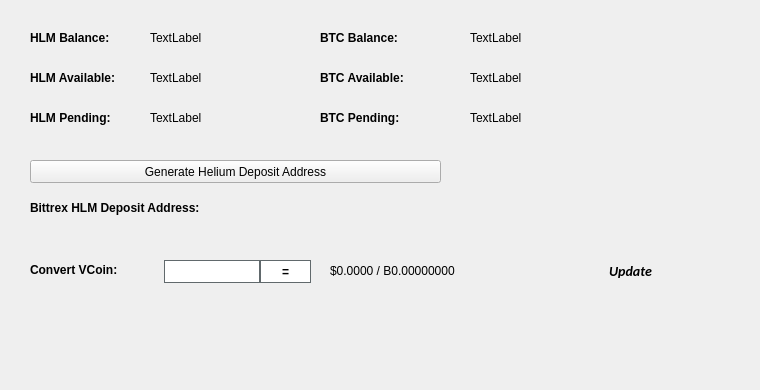
   <widget class="QWidget" name="BalanceTab">
    <attribute name="title">
     <string>Balance</string>
    </attribute>
    <widget class="QLabel" name="BitcoinBalanceLabel">
     <property name="geometry">
      <rect>
       <x>470</x>
       <y>30</y>
       <width>150</width>
       <height>16</height>
      </rect>
     </property>
     <property name="text">
      <string>TextLabel</string>
     </property>
    </widget>
    <widget class="QLabel" name="HLMBalanceLabel">
     <property name="geometry">
      <rect>
       <x>150</x>
       <y>30</y>
       <width>150</width>
       <height>16</height>
      </rect>
     </property>
     <property name="text">
      <string>TextLabel</string>
     </property>
    </widget>
    <widget class="QLabel" name="label_11">
     <property name="geometry">
      <rect>
       <x>30</x>
       <y>30</y>
       <width>101</width>
       <height>16</height>
      </rect>
     </property>
     <property name="font">
      <font>
       <weight>75</weight>
       <bold>true</bold>
      </font>
     </property>
     <property name="text">
      <string>HLM Balance:</string>
     </property>
    </widget>
    <widget class="QLabel" name="label_12">
     <property name="geometry">
      <rect>
       <x>320</x>
       <y>30</y>
       <width>101</width>
       <height>16</height>
      </rect>
     </property>
     <property name="font">
      <font>
       <weight>75</weight>
       <bold>true</bold>
      </font>
     </property>
     <property name="text">
      <string>BTC Balance:</string>
     </property>
    </widget>
    <widget class="QLabel" name="HLMAvailableLabel_2">
     <property name="geometry">
      <rect>
       <x>150</x>
       <y>70</y>
       <width>150</width>
       <height>16</height>
      </rect>
     </property>
     <property name="text">
      <string>TextLabel</string>
     </property>
    </widget>
    <widget class="QLabel" name="label_13">
     <property name="geometry">
      <rect>
       <x>30</x>
       <y>70</y>
       <width>111</width>
       <height>16</height>
      </rect>
     </property>
     <property name="font">
      <font>
       <weight>75</weight>
       <bold>true</bold>
      </font>
     </property>
     <property name="text">
      <string>HLM Available:</string>
     </property>
    </widget>
    <widget class="QLabel" name="label_14">
     <property name="geometry">
      <rect>
       <x>30</x>
       <y>110</y>
       <width>101</width>
       <height>16</height>
      </rect>
     </property>
     <property name="font">
      <font>
       <weight>75</weight>
       <bold>true</bold>
      </font>
     </property>
     <property name="text">
      <string>HLM Pending:</string>
     </property>
    </widget>
    <widget class="QLabel" name="HLMPendingLabel">
     <property name="geometry">
      <rect>
       <x>150</x>
       <y>110</y>
       <width>150</width>
       <height>16</height>
      </rect>
     </property>
     <property name="text">
      <string>TextLabel</string>
     </property>
    </widget>
    <widget class="QLabel" name="label_15">
     <property name="geometry">
      <rect>
       <x>320</x>
       <y>70</y>
       <width>111</width>
       <height>16</height>
      </rect>
     </property>
     <property name="font">
      <font>
       <weight>75</weight>
       <bold>true</bold>
      </font>
     </property>
     <property name="text">
      <string>BTC Available:</string>
     </property>
    </widget>
    <widget class="QLabel" name="BitcoinAvailableLabel">
     <property name="geometry">
      <rect>
       <x>470</x>
       <y>70</y>
       <width>150</width>
       <height>16</height>
      </rect>
     </property>
     <property name="text">
      <string>TextLabel</string>
     </property>
    </widget>
    <widget class="QLabel" name="label_31">
     <property name="geometry">
      <rect>
       <x>320</x>
       <y>110</y>
       <width>111</width>
       <height>16</height>
      </rect>
     </property>
     <property name="font">
      <font>
       <weight>75</weight>
       <bold>true</bold>
      </font>
     </property>
     <property name="text">
      <string>BTC Pending:</string>
     </property>
    </widget>
    <widget class="QLabel" name="BitcoinPendingLabel">
     <property name="geometry">
      <rect>
       <x>470</x>
       <y>110</y>
       <width>150</width>
       <height>16</height>
      </rect>
     </property>
     <property name="text">
      <string>TextLabel</string>
     </property>
    </widget>
    <widget class="QLabel" name="label_33">
     <property name="geometry">
      <rect>
       <x>30</x>
       <y>200</y>
       <width>221</width>
       <height>16</height>
      </rect>
     </property>
     <property name="font">
      <font>
       <weight>75</weight>
       <bold>true</bold>
      </font>
     </property>
     <property name="text">
      <string>Bittrex HLM Deposit Address:</string>
     </property>
    </widget>
    <widget class="QPushButton" name="GenDepositBTN">
     <property name="geometry">
      <rect>
       <x>30</x>
       <y>160</y>
       <width>411</width>
       <height>23</height>
      </rect>
     </property>
     <property name="text">
      <string>Generate Helium Deposit Address</string>
     </property>
     <property name="icon">
      <iconset resource="../helium.qrc">
       <normaloff>:/icons/bitcoin</normaloff>:/icons/bitcoin</iconset>
     </property>
    </widget>
    <widget class="QLabel" name="DepositAddressLabel">
     <property name="geometry">
      <rect>
       <x>200</x>
       <y>200</y>
       <width>261</width>
       <height>16</height>
      </rect>
     </property>
     <property name="palette">
      <palette>
       <active>
        <colorrole role="WindowText">
         <brush brushstyle="SolidPattern">
          <color alpha="255">
           <red>0</red>
           <green>0</green>
           <blue>0</blue>
          </color>
         </brush>
        </colorrole>
        <colorrole role="Text">
         <brush brushstyle="SolidPattern">
          <color alpha="255">
           <red>0</red>
           <green>0</green>
           <blue>255</blue>
          </color>
         </brush>
        </colorrole>
       </active>
       <inactive>
        <colorrole role="WindowText">
         <brush brushstyle="SolidPattern">
          <color alpha="255">
           <red>0</red>
           <green>0</green>
           <blue>0</blue>
          </color>
         </brush>
        </colorrole>
        <colorrole role="Text">
         <brush brushstyle="SolidPattern">
          <color alpha="255">
           <red>0</red>
           <green>0</green>
           <blue>255</blue>
          </color>
         </brush>
        </colorrole>
       </inactive>
       <disabled>
        <colorrole role="WindowText">
         <brush brushstyle="SolidPattern">
          <color alpha="255">
           <red>120</red>
           <green>120</green>
           <blue>120</blue>
          </color>
         </brush>
        </colorrole>
        <colorrole role="Text">
         <brush brushstyle="SolidPattern">
          <color alpha="255">
           <red>120</red>
           <green>120</green>
           <blue>120</blue>
          </color>
         </brush>
        </colorrole>
       </disabled>
      </palette>
     </property>
     <property name="font">
      <font>
       <weight>75</weight>
       <bold>true</bold>
      </font>
     </property>
     <property name="text">
      <string/>
     </property>
     <property name="alignment">
      <set>Qt::AlignRight|Qt::AlignTrailing|Qt::AlignVCenter</set>
     </property>
     <property name="textInteractionFlags">
      <set>Qt::LinksAccessibleByMouse|Qt::TextSelectableByKeyboard|Qt::TextSelectableByMouse</set>
     </property>
    </widget>
    <widget class="QLabel" name="label_8">
     <property name="geometry">
      <rect>
       <x>460</x>
       <y>300</y>
       <width>281</width>
       <height>81</height>
      </rect>
     </property>
     <property name="text">
      <string/>
     </property>
     <property name="pixmap">
      <pixmap>:/images/bittrex</pixmap>
     </property>
    </widget>
    <widget class="QWidget" name="widgetConversion" native="true">
     <property name="geometry">
      <rect>
       <x>0</x>
       <y>250</y>
       <width>751</width>
       <height>43</height>
      </rect>
     </property>
     <property name="minimumSize">
      <size>
       <width>0</width>
       <height>43</height>
      </size>
     </property>
     <property name="styleSheet">
      <string notr="true"/>
     </property>
     <widget class="QPushButton" name="btnUpdateMarketData">
      <property name="geometry">
       <rect>
        <x>575</x>
        <y>0</y>
        <width>111</width>
        <height>41</height>
       </rect>
      </property>
      <property name="sizePolicy">
       <sizepolicy hsizetype="Expanding" vsizetype="Expanding">
        <horstretch>0</horstretch>
        <verstretch>0</verstretch>
       </sizepolicy>
      </property>
      <property name="font">
       <font>
        <family>calibri</family>
        <pointsize>-1</pointsize>
        <weight>75</weight>
        <italic>true</italic>
        <bold>true</bold>
       </font>
      </property>
      <property name="styleSheet">
       <string notr="true">margin:0px;text-align:center;padding:2px;border-radius:3px;font-style:italic;width:100px;font-size:14px;font-family:calibri;font-weight:600;</string>
      </property>
      <property name="text">
       <string>Update</string>
      </property>
      <property name="iconSize">
       <size>
        <width>150</width>
        <height>35</height>
       </size>
      </property>
      <property name="autoDefault">
       <bool>true</bool>
      </property>
      <property name="default">
       <bool>true</bool>
      </property>
     </widget>
     <widget class="QLabel" name="lblConvertVCoin">
      <property name="geometry">
       <rect>
        <x>30</x>
        <y>10</y>
        <width>131</width>
        <height>20</height>
       </rect>
      </property>
      <property name="styleSheet">
       <string notr="true"/>
      </property>
      <property name="text">
       <string>&lt;html&gt;&lt;head/&gt;&lt;body&gt;&lt;p&gt;&lt;span style=&quot; font-weight:600;&quot;&gt;Convert VCoin:&lt;/span&gt;&lt;/p&gt;&lt;/body&gt;&lt;/html&gt;</string>
      </property>
     </widget>
     <widget class="QLineEdit" name="txtConvertVCoinQty">
      <property name="geometry">
       <rect>
        <x>160</x>
        <y>10</y>
        <width>100</width>
        <height>23</height>
       </rect>
      </property>
      <property name="minimumSize">
       <size>
        <width>100</width>
        <height>23</height>
       </size>
      </property>
      <property name="maximumSize">
       <size>
        <width>100</width>
        <height>16777215</height>
       </size>
      </property>
      <property name="styleSheet">
       <string notr="true">border: 1px solid #61696c;margin-left:4px;</string>
      </property>
     </widget>
     <widget class="QPushButton" name="btnConvertCoin">
      <property name="geometry">
       <rect>
        <x>260</x>
        <y>10</y>
        <width>51</width>
        <height>23</height>
       </rect>
      </property>
      <property name="minimumSize">
       <size>
        <width>0</width>
        <height>23</height>
       </size>
      </property>
      <property name="styleSheet">
       <string notr="true">border:1px solid #61696c;background:white;font-weight:600;</string>
      </property>
      <property name="text">
       <string>=</string>
      </property>
     </widget>
     <widget class="QLabel" name="lblConvertVCoinResults">
      <property name="geometry">
       <rect>
        <x>330</x>
        <y>0</y>
        <width>201</width>
        <height>41</height>
       </rect>
      </property>
      <property name="styleSheet">
       <string notr="true"/>
      </property>
      <property name="text">
       <string>$0.0000 / B0.00000000</string>
      </property>
     </widget>
     <widget class="QLabel" name="iconOverviewUpdateWait">
      <property name="geometry">
       <rect>
        <x>670</x>
        <y>10</y>
        <width>24</width>
        <height>24</height>
       </rect>
      </property>
      <property name="text">
       <string/>
      </property>
      <property name="pixmap">
       <pixmap resource="../helium.qrc">:/icons/transaction_1</pixmap>
      </property>
      <property name="scaledContents">
       <bool>true</bool>
      </property>
      <property name="alignment">
       <set>Qt::AlignCenter</set>
      </property>
     </widget>
    </widget>
   </widget>
